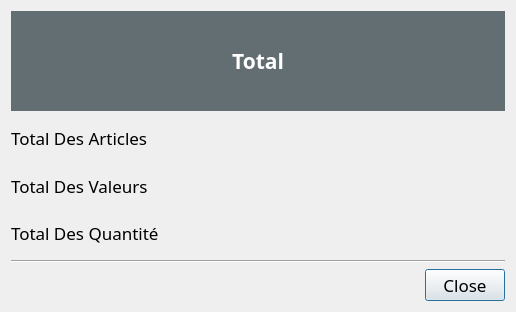
<?xml version="1.0" encoding="UTF-8"?>
<ui version="4.0">
 <class>TotalArticle</class>
 <widget class="QDialog" name="TotalArticle">
  <property name="geometry">
   <rect>
    <x>0</x>
    <y>0</y>
    <width>516</width>
    <height>312</height>
   </rect>
  </property>
  <property name="font">
   <font>
    <family>Monaco</family>
    <pointsize>13</pointsize>
   </font>
  </property>
  <property name="windowTitle">
   <string>Total Des Article</string>
  </property>
  <layout class="QVBoxLayout" name="verticalLayout">
   <item>
    <widget class="QLabel" name="label_4">
     <property name="minimumSize">
      <size>
       <width>0</width>
       <height>100</height>
      </size>
     </property>
     <property name="font">
      <font>
       <family>Monaco</family>
       <pointsize>16</pointsize>
       <weight>75</weight>
       <italic>false</italic>
       <bold>true</bold>
      </font>
     </property>
     <property name="styleSheet">
      <string notr="true">color: rgb(255, 255, 255);
background-color: rgb(99, 110, 114);</string>
     </property>
     <property name="text">
      <string>Total</string>
     </property>
     <property name="alignment">
      <set>Qt::AlignCenter</set>
     </property>
    </widget>
   </item>
   <item>
    <layout class="QHBoxLayout" name="horizontalLayout">
     <property name="spacing">
      <number>15</number>
     </property>
     <item>
      <widget class="QLabel" name="label">
       <property name="text">
        <string>Total Des Articles</string>
       </property>
      </widget>
     </item>
     <item>
      <widget class="QLabel" name="labelArticle">
       <property name="minimumSize">
        <size>
         <width>0</width>
         <height>0</height>
        </size>
       </property>
       <property name="text">
        <string/>
       </property>
      </widget>
     </item>
    </layout>
   </item>
   <item>
    <layout class="QHBoxLayout" name="horizontalLayout_2">
     <property name="spacing">
      <number>15</number>
     </property>
     <item>
      <widget class="QLabel" name="label_2">
       <property name="text">
        <string>Total Des Valeurs</string>
       </property>
      </widget>
     </item>
     <item>
      <widget class="QLabel" name="labelValeur">
       <property name="minimumSize">
        <size>
         <width>0</width>
         <height>0</height>
        </size>
       </property>
       <property name="text">
        <string/>
       </property>
      </widget>
     </item>
    </layout>
   </item>
   <item>
    <layout class="QHBoxLayout" name="horizontalLayout_3">
     <property name="spacing">
      <number>15</number>
     </property>
     <item>
      <widget class="QLabel" name="label_3">
       <property name="text">
        <string>Total Des Quantité</string>
       </property>
      </widget>
     </item>
     <item>
      <widget class="QLabel" name="labelTotalQte">
       <property name="minimumSize">
        <size>
         <width>0</width>
         <height>0</height>
        </size>
       </property>
       <property name="text">
        <string/>
       </property>
      </widget>
     </item>
    </layout>
   </item>
   <item>
    <widget class="Line" name="line">
     <property name="orientation">
      <enum>Qt::Horizontal</enum>
     </property>
    </widget>
   </item>
   <item>
    <widget class="QDialogButtonBox" name="buttonBox">
     <property name="orientation">
      <enum>Qt::Horizontal</enum>
     </property>
     <property name="standardButtons">
      <set>QDialogButtonBox::Close</set>
     </property>
    </widget>
   </item>
  </layout>
 </widget>
 <resources/>
 <connections>
  <connection>
   <sender>buttonBox</sender>
   <signal>accepted()</signal>
   <receiver>TotalArticle</receiver>
   <slot>accept()</slot>
   <hints>
    <hint type="sourcelabel">
     <x>248</x>
     <y>254</y>
    </hint>
    <hint type="destinationlabel">
     <x>157</x>
     <y>274</y>
    </hint>
   </hints>
  </connection>
  <connection>
   <sender>buttonBox</sender>
   <signal>rejected()</signal>
   <receiver>TotalArticle</receiver>
   <slot>reject()</slot>
   <hints>
    <hint type="sourcelabel">
     <x>316</x>
     <y>260</y>
    </hint>
    <hint type="destinationlabel">
     <x>286</x>
     <y>274</y>
    </hint>
   </hints>
  </connection>
 </connections>
</ui>
